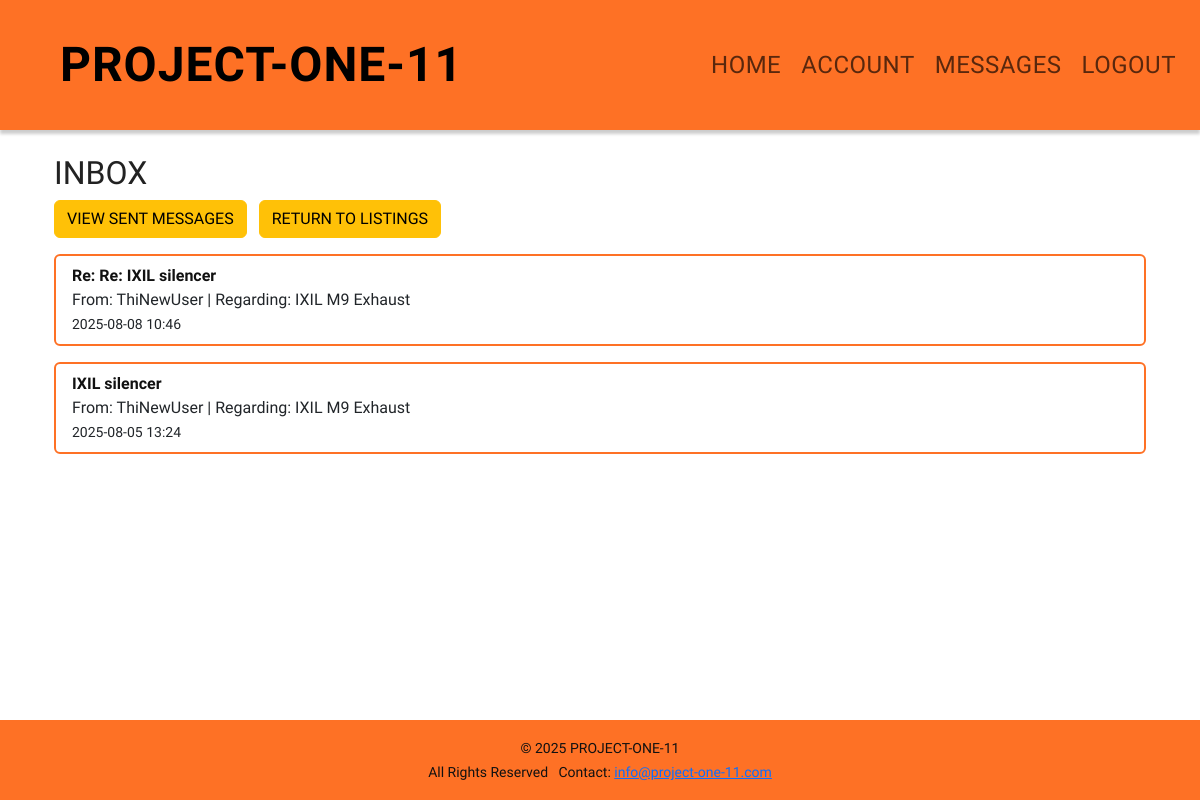
Screenshot of /marketplace/inbox/ (signed in) with the database file from the repository.
### marketplace/models.py (models this page shows, shortened)
class Message(models.Model):
    sender = models.ForeignKey(settings.AUTH_USER_MODEL, related_name='sent_messages', on_delete=models.CASCADE)
    recipient = models.ForeignKey(settings.AUTH_USER_MODEL, related_name='received_messages', on_delete=models.CASCADE)
    item = models.ForeignKey('Item', null=True, blank=True, on_delete=models.CASCADE)
    subject = models.CharField(max_length=255)
    body = models.TextField()
    timestamp = models.DateTimeField(auto_now_add=True)
    is_read = models.BooleanField(default=False)

class Item(models.Model):
    CATEGORY_CHOICES = [
        ('engine', 'Engine'),
        ('body', 'Body'),
        ('electrical', 'Electrical'),
        ('other', 'Other'),
    ]
    make = models.CharField(max_length=50, blank=True, null=True)
    year = models.CharField(max_length=10, blank=True, null=True)
    model_name = models.CharField(max_length=50, blank=True, null=True)
    model_designation = models.CharField(max_length=50, blank=True, null=True)
    category = models.CharField(max_length=20, choices=CATEGORY_CHOICES)
    title = models.CharField(max_length=100)
    description = models.TextField()
    price = models.DecimalField(max_digits=10, decimal_places=2)
    owner = models.ForeignKey(settings.AUTH_USER_MODEL, on_delete=models.CASCADE, related_name='items')
    created_at = models.DateTimeField(auto_now_add=True)

### accounts/models.py (models this page shows)
class User(AbstractUser):
    is_buyer = models.BooleanField(default=True, verbose_name='Buyer')
    is_seller = models.BooleanField(default=True, verbose_name='Seller')
    is_business = models.BooleanField(default=False, verbose_name='Business')

### marketplace/views.py (the view)
# urls.py: path('inbox/', views.inbox, name='messages_inbox'),
@login_required
def inbox(request):
    messages = Message.objects.filter(recipient=request.user).order_by('-timestamp')
    return render(request, 'marketplace/inbox.html', {'messages': messages})

### templates/marketplace/inbox.html
{% extends 'base.html' %}
{% block content %}
  <section aria-labelledby="inbox-heading" class="container">
    <h2 id="inbox-heading">INBOX</h2>
    <a href="{% url 'sent_messages' %}" class="btn btn-warning mb-3">VIEW SENT MESSAGES</a>
    <a href="/" class="btn btn-warning mb-3 ms-2">RETURN TO LISTINGS</a>
    {% if messages %}
      <ul class="list-group" aria-label="Inbox messages">
        {% for message in messages %}
          <li class="list-group-item {% if not message.is_read %}list-group-item-info{% endif %}">
            <a href="{% url 'message_detail' message.id %}"><strong>{{ message.subject }}</strong></a>
            <br>
            From: {{ message.sender.username }} | Regarding: {{ message.item.title }}
            <br>
            <small>{{ message.timestamp|date:"Y-m-d H:i" }}</small>
          </li>
        {% endfor %}
      </ul>
    {% else %}
      <p>No messages yet.</p>
    {% endif %}
  </section>
{% endblock %}

### static/style.css (style rules this page uses)
body { margin: 0; font-family: Arial, sans-serif; background: #fff; color: #222; }
.list-group-item { margin-bottom: 1em !important; border-radius: 6px; }
.list-group-item:last-child { margin-bottom: 0 !important; }
.list-group-item { margin-bottom: 1em !important; border-radius: 6px; border: 2px solid #fe7125 !important; background-color: #ffffff }
body, h1, h2, h3, h4, h5, h6, .navbar, .card-header { font-family: 'Oswald', Arial, sans-serif; }
.list-group-item a { color: #111 !important; text-decoration: none; }

### rows the page displays
Message: subject "Re: Re: IXIL silencer", sender.username "ThiNewUser", item "IXIL M9 Exhaust", timestamp "2025-08-08 10:46"
Message: subject "IXIL silencer", sender.username "ThiNewUser", item "IXIL M9 Exhaust", timestamp "2025-08-05 13:24"

### other values shown
{{ now|default:2025 }} "2025"
